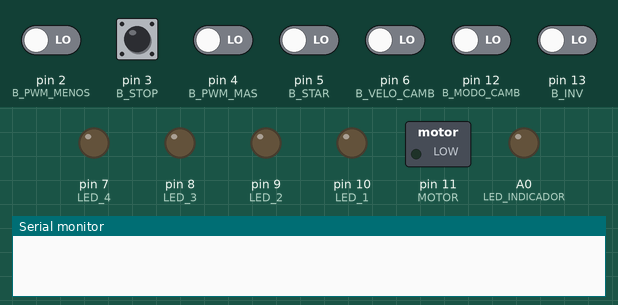
Recording of a sketch running on a simulated Arduino Uno, built with avr-gcc and run on an emulated ATmega328P. On the bench: switched loads named in the sketch (green lamp = pin HIGH), output pins drawn as LEDs (lit = HIGH), the last lines printed to the serial monitor. The inputs (shaded band) are chosen by the test bench; at power-on: pin 2 (B_PWM_MENOS), pin 3 (B_STOP), pin 4 (B_PWM_MAS), pin 5 (B_STAR), pin 6 (B_VELO_CAMB), pin 12 (B_MODO_CAMB), pin 13 (B_INV) LOW.

Above: at 1.2 s.
1.3 s: pin 5 (B_STAR) driven HIGH
At 1.7 s:
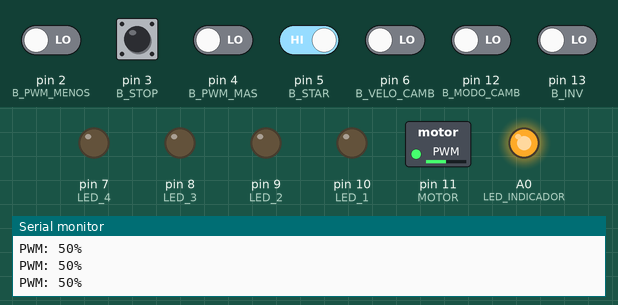
4.3 s: pin 4 (B_PWM_MAS) driven HIGH
At 4.7 s:
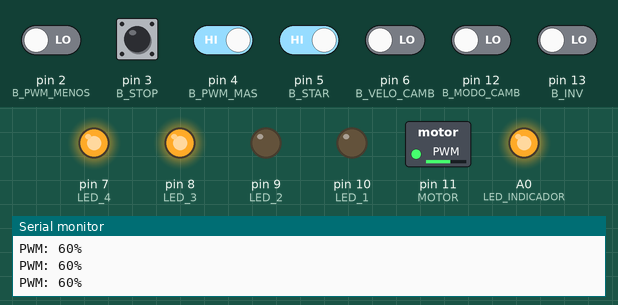
7.3 s: pin 12 (B_MODO_CAMB) driven HIGH
At 7.7 s:
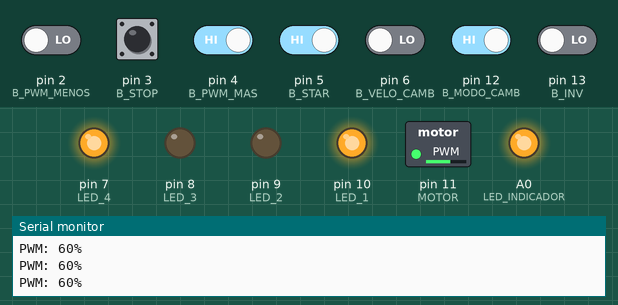
10.3 s: pin 13 (B_INV) driven HIGH
13.3 s: pin 3 (B_STOP) pulled HIGH for 0.15 s
At 14.7 s:
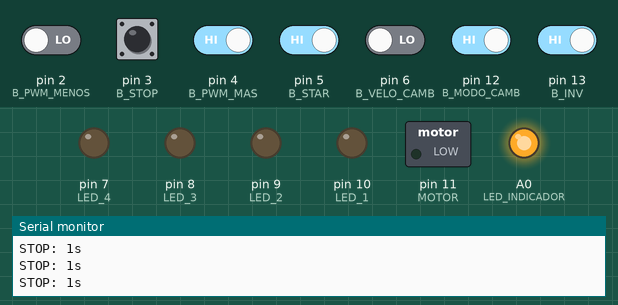
Timing chart, 0 to 16.2 s (numbered marks = the images above; inputs shaded):
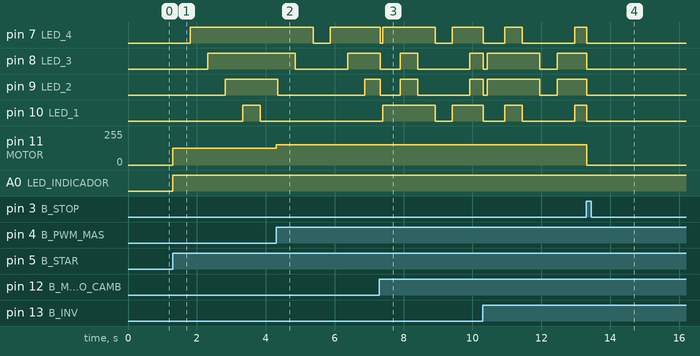

The sketch:

examen_programa.ino
```cpp
#include "declaraciones.h"
#include "maquinaEstados.h"
#include "BOTONES.h"
#include "MOTOR.h"
#include "LEDS.h"

void setup() {
  Serial.begin(9600);
  // Configura el Timer1 para generar una señal PWM de 1 kHz
  TCCR1A = _BV(COM1A1) | _BV(WGM11);
  TCCR1B = _BV(WGM13) | _BV(WGM12) | _BV(CS10);
  ICR1 = 999; // Frecuencia = 16 MHz / (1 * (999 + 1)) = 1 kHz
  OCR1A = round((velocidad * ICR1) / 100); // Ciclo de trabajo = 50%
  DDRB |= _BV(PB3); // Pin 11 como salida
  declaracion();
}

void loop() {
  static unsigned long tiem_modo = 0; // Declaración static dentro de loop()
  static unsigned long STOP_T = 0;    // Declaración static dentro de loop()

  switch (EXAMEN) {
    case START:
      barrido_botones();
      if (BOTONES_nuevo[0] == 1) {
        apagado = millis();
        tiem_modo = millis();
        tiem_frec = millis();
        asignar(TRABAJO);
        digitalWrite(LED_INDICADOR, HIGH);
      }
      break;

    case TRABAJO:
      barrido_botones();

      if (BOTONES_nuevo[3] == 1) {
        STOP_T = millis();
        asignar(STOP);
      }

      BOTONES_AUMENTO_DISMINUCION();
      SELECCION_MODOS_leds();

      if ((millis() - tiem_modo) >= duracion_led) {
        tiem_modo = millis();
        switch (modo) {
          case 1:
            MODO_NORMAL_LEDS();
            break;
          case 2:
            MODO_PARES_LEDS();
            break;
          case 3:
            MODO_NORMAL_LEDS_INVERTIDOS();
            break;
          case 4:
            MODO_PARES_LEDS_INVERTIDOS();
            break;
        }
      }

      if ((millis() - apagado) >= 30000) {
        apagado_leds();
        digitalWrite(LED_INDICADOR, LOW);
        analogWrite(MOTOR, LOW);
        asignar(START);
      }
      break;

    case STOP:
      apagado_leds();
      analogWrite(MOTOR, LOW);

      int valor_T_stop = millis() - STOP_T;

      if ((millis() - STOP_T) >= 10000) {
        asignar(START);
        digitalWrite(LED_INDICADOR, LOW);
      }

      Serial.print("STOP: ");
      Serial.print(valor_T_stop / 1000);
      Serial.println("s");
      break;
  }
}
```

BOTONES.cpp
```cpp
#include "declaraciones.h"

//hace un barrido por todos los botones para guardar sus valores en arreglos
void barrido_botones() {
  BOTONES_viejo[0] = BOTONES_nuevo[0];
  BOTONES_viejo[1] = BOTONES_nuevo[1];
  BOTONES_viejo[2] = BOTONES_nuevo[2];
  BOTONES_viejo[3] = BOTONES_nuevo[3];
  BOTONES_viejo[4] = BOTONES_nuevo[4];
  BOTONES_viejo[5] = BOTONES_nuevo[5];
  BOTONES_viejo[6] = BOTONES_nuevo[6];

  BOTONES_nuevo[0] = digitalRead(B_STAR);
  BOTONES_nuevo[1] = digitalRead(B_PWM_MAS);
  BOTONES_nuevo[2] = digitalRead(B_PWM_MENOS);
  BOTONES_nuevo[3] = digitalRead(B_STOP);
  BOTONES_nuevo[4] = digitalRead(B_VELO_CAMB);
  BOTONES_nuevo[5] = digitalRead(B_MODO_CAMB);
  BOTONES_nuevo[6] = digitalRead(B_INV);
}
```

BOTONES.h
```cpp
#ifndef BOTONES_h
#define BOTONES_h

#include "declaraciones.h"

void barrido_botones();

#endif
```

LEDS.cpp
```cpp
#include "declaraciones.h"

//apaga todos los leds, menos el indicador
void apagado_leds() {
  for (int i = 0; i <= 3; i++) {
    digitalWrite(leds[i], LOW);
    valor_leds[i] = 0;
  }
}

//todo lo relacionado con la seleccion de los modos de encendido y apagado
void SELECCION_MODOS_leds() {
  if ((BOTONES_nuevo[4] == 1) && (BOTONES_nuevo[4] != BOTONES_viejo[4])) {
    apagado = millis();
    if (duracion_led == 500) {
      duracion_led = 250;
    } else {
      duracion_led = 500;
    }
  }

  if ((BOTONES_nuevo[5] == 1) && (BOTONES_nuevo[5] != BOTONES_viejo[5])) {
    apagado = millis();
    switch (modo) {
      case 1:
        modo = 2;
        break;
      case 2:
        modo = 1;
        break;
      case 3:
        modo = 4;
        break;
      case 4:
        modo = 3;
        break;
    }
    apagado_leds();
    low_high = 0;
  }

  if ((BOTONES_nuevo[6] == 1) && (BOTONES_nuevo[6] != BOTONES_viejo[6])) {
    apagado = millis();
    if (modo < 3) {
      modo = modo + 2;
    } else {
      modo = modo - 2;
    }
    apagado_leds();
    low_high = 0;
  }
}

//secuencia de encendidos de led de 4 asta 1 y apagado de 1 asta 4
void MODO_NORMAL_LEDS() {
  if ((valor_leds[0] == low_high) && (valor_leds[3] == low_high)) {
    if (low_high == 0) {
      low_high = 1;
      led_actual = 3;
    } else {
      low_high = 0;
      led_actual = 0;
    }
    valor_leds[led_actual] = low_high;
    digitalWrite(leds[led_actual], low_high);
  } else {
    if (low_high == 0) {
      led_actual = led_actual + 1;
    } else {
      led_actual = led_actual - 1;
    }
    valor_leds[led_actual] = low_high;
    digitalWrite(leds[led_actual], low_high);
  }
}

//encendido de leds en pares de 1y4, 2y3. asi mismo de los apagados
void MODO_PARES_LEDS() {
  if ((valor_leds[0] == low_high) && (valor_leds[1] == low_high)) {
    if (low_high == 0) {
      low_high = 1;
      digitalWrite(leds[0], low_high);
      valor_leds[0] = low_high;
      digitalWrite(leds[3], low_high);
      valor_leds[3] = low_high;
    } else {
      low_high = 0;
      digitalWrite(leds[2], low_high);
      valor_leds[2] = low_high;
      digitalWrite(leds[1], low_high);
      valor_leds[1] = low_high;
    }
  } else {
    if (low_high == 0) {
      digitalWrite(leds[3], low_high);
      valor_leds[3] = low_high;
      digitalWrite(leds[0], low_high);
      valor_leds[0] = low_high;
    } else {
      digitalWrite(leds[1], low_high);
      valor_leds[1] = low_high;
      digitalWrite(leds[2], low_high);
      valor_leds[2] = low_high;
    }
  }
}

//secuencia de encendidos de led de 1 asta 4 y apagado de 4 asta 1
void MODO_NORMAL_LEDS_INVERTIDOS() {
  if ((valor_leds[0] == low_high) && (valor_leds[3] == low_high)) {
    if (low_high == 0) {
      low_high = 1;
      led_actual = 0;
    } else {
      low_high = 0;
      led_actual = 3;
    }
    digitalWrite(leds[led_actual], low_high);
    valor_leds[led_actual] = low_high;
  } else {
    if (low_high == 0) {
      led_actual = led_actual - 1;
    } else {
      led_actual = led_actual + 1;
    }
    digitalWrite(leds[led_actual], low_high);
    valor_leds[led_actual] = low_high;
  }
}

//encendido de leds en pares de 2y3, 1y4. asi mismo de los apagados
void MODO_PARES_LEDS_INVERTIDOS() {
  if ((valor_leds[0] == low_high) && (valor_leds[1] == low_high)) {
    if (low_high == 0) {
      low_high = 1;
      digitalWrite(leds[1], low_high);
      digitalWrite(leds[2], low_high);
      valor_leds[1] = low_high;
      valor_leds[2] = low_high;
    } else {
      low_high = 0;
      digitalWrite(leds[3], low_high);
      digitalWrite(leds[0], low_high);
      valor_leds[3] = low_high;
      valor_leds[0] = low_high;
    }
  } else {
    if (low_high == 0) {
      digitalWrite(leds[1], low_high);
      digitalWrite(leds[2], low_high);
      valor_leds[1] = low_high;
      valor_leds[2] = low_high;
    } else {
      digitalWrite(leds[3], low_high);
      digitalWrite(leds[0], low_high);
      valor_leds[3] = low_high;
      valor_leds[0] = low_high;
    }
  }
}
```

LEDS.h
```cpp
#ifndef LEDS_h
#define LEDS_h

#include "declaraciones.h"

void SELECCION_MODOS_leds();
void apagado_leds();
void MODO_NORMAL_LEDS();
void MODO_PARES_LEDS();
void MODO_NORMAL_LEDS_INVERTIDOS();
void MODO_PARES_LEDS_INVERTIDOS();

#endif
```

MOTOR.cpp
```cpp
#include "declaraciones.h"

void cambiarFrecuenciaPWM(int frecuencia) {
  switch (frecuencia) {
    case 100:
      TCCR1B = _BV(WGM13) | _BV(WGM12) | _BV(CS11); // Prescaler = 8
      ICR1 = 19999; // Frecuencia ≈ 100 Hz
      break;
    case 1000:
      TCCR1B = _BV(WGM13) | _BV(WGM12) | _BV(CS10); // Prescaler = 1
      ICR1 = 999; // Frecuencia = 1 kHz
      break;
    default:
      // Manejar error: frecuencia no soportada
      break;
  }
  OCR1A = round((velocidad * ICR1) / 100);
}

//revisa los botones nuevos y viejos para aumentar pwm o disminuir, cambiarfrecuencia, actualizar el motor y imprimir en el serial el pwm
void BOTONES_AUMENTO_DISMINUCION() {
  if ((BOTONES_nuevo[1] && BOTONES_nuevo[2]) == 1) {
    apagado = millis();
    if (dis_aum == 1) {
      if ((millis() - tiem_frec) >= 1000) {
        dis_aum = 0;
        if (frecuencia == 100) {
          frecuencia = 1000;
          cambiarFrecuenciaPWM(frecuencia);
        } else {
          frecuencia = 100;
          cambiarFrecuenciaPWM(frecuencia);
        }
      }
    } else {
      dis_aum = 1;
      tiem_frec = millis();
    }
  } else {
    dis_aum = 0;
    if ((BOTONES_nuevo[1] == 1) && (BOTONES_nuevo[1] != BOTONES_viejo[1])) {
      apagado = millis();
      if (velocidad < 100) {
        velocidad = velocidad + 10;
      }
    } else if ((BOTONES_nuevo[2] == 1) && (BOTONES_nuevo[2] != BOTONES_viejo[2])) {
      apagado = millis();
      if (velocidad > 0) {
        velocidad = velocidad - 10;
      }
    }
  }
  cambiarFrecuenciaPWM(frecuencia);
  Serial.print("PWM: ");
  Serial.print(velocidad);
  Serial.println("%");
  analogWrite(MOTOR, ((velocidad * 255) / 100));
}
```

MOTOR.h
```cpp
#ifndef MOTOR_h
#define MOTOR_h

#include "declaraciones.h"

void cambiarFrecuenciaPWM(int frecuencia);
void BOTONES_AUMENTO_DISMINUCION();

#endif
```

constantes.cpp
```cpp
#include "declaraciones.h"

const int MOTOR = 11;
const int B_STAR = 5;
const int B_PWM_MAS = 4;
const int B_PWM_MENOS = 2;
const int B_STOP = 3;
const int B_VELO_CAMB = 6;
const int B_MODO_CAMB = 12;
const int B_INV = 13;
const int LED_1 = 10;
const int LED_2 = 9;
const int LED_3 = 8;
const int LED_4 = 7;
const int LED_INDICADOR = A0;
```

declaraciones.cpp
```cpp
#include "declaraciones.h"

void declaracion() {
  pinMode(MOTOR, OUTPUT);
  analogWrite(MOTOR, LOW);

  pinMode(B_STAR, INPUT);
  pinMode(B_PWM_MAS, INPUT);
  pinMode(B_PWM_MENOS, INPUT);
  pinMode(B_STOP, INPUT);
  pinMode(B_VELO_CAMB, INPUT);
  pinMode(B_MODO_CAMB, INPUT);
  pinMode(B_INV, INPUT);

  pinMode(LED_1, OUTPUT);
  pinMode(LED_2, OUTPUT);
  pinMode(LED_3, OUTPUT);
  pinMode(LED_4, OUTPUT);
  pinMode(LED_INDICADOR, OUTPUT);
  digitalWrite(LED_1, LOW);
  digitalWrite(LED_2, LOW);
  digitalWrite(LED_3, LOW);
  digitalWrite(LED_4, LOW);
  digitalWrite(LED_INDICADOR, LOW);
}
```

declaraciones.h
```cpp
#ifndef declaraciones_h
#define declaraciones_h

#include <Arduino.h>

// Pines
extern const int MOTOR;
extern const int B_STAR;
extern const int B_PWM_MAS;
extern const int B_PWM_MENOS;
extern const int B_STOP;
extern const int B_VELO_CAMB;
extern const int B_MODO_CAMB;
extern const int B_INV;
extern const int LED_1;
extern const int LED_2;
extern const int LED_3;
extern const int LED_4;
extern const int LED_INDICADOR;

// Variables globales
extern unsigned long apagado;
extern unsigned long tiem_frec;
extern int velocidad;
extern int frecuencia;
extern int dis_aum;
extern int modo;
extern int duracion_led;
extern int leds[4];
extern int valor_leds[4];
extern int led_actual;
extern int low_high;
extern unsigned int BOTONES_nuevo[];
extern unsigned int BOTONES_viejo[];

// Funciones
void declaracion();
void cambiarFrecuenciaPWM(int frecuencia);
void barrido_botones();
void BOTONES_AUMENTO_DISMINUCION();
void SELECCION_MODOS_leds();
void apagado_leds();
void MODO_NORMAL_LEDS();
void MODO_PARES_LEDS();
void MODO_NORMAL_LEDS_INVERTIDOS();
void MODO_PARES_LEDS_INVERTIDOS();

#endif
```

maquinaEstados.cpp
```cpp
#include "maquinaEstados.h"

/*funcion para asignar un nuevo estado para la maquina de estados*/
void asignar(ESTADOS eleccion) {
  EXAMEN = eleccion;
}
```

maquinaEstados.h
```cpp
#ifndef maquinaEstados_h
#define maquinaEstados_h

#include "declaraciones.h"

/* Maquina de estados */
enum ESTADOS {
  START,
  TRABAJO,
  STOP
};

extern ESTADOS EXAMEN;

void asignar(ESTADOS eleccion);

#endif
```

variables_globales.cpp
```cpp
#include "declaraciones.h"
#include "maquinaEstados.h"

//para saber que tiempo lleva sin cambios de botones
/*requerido por "BOTONES.h"*/
unsigned long apagado = 0;
//para contar tiempo faltante para cambio de frecuencia
/*requerido por "MOTOR.h"*/
unsigned long tiem_frec = 0;
//la velocidad del PWM que se tiene en el sistema (duty cycle)
/*requerido por "MOTOR.h"*/
int velocidad = 50;
//es el valor de la frecuencia que se tiene en el sistema
/*requerido por "MOTOR.h"*/
int frecuencia = 0;
/*variable sirve para refrescar el contador "tiem_frec" para arrancar a contar el segundo correspondiente a el cambio de frecuencia*/
/*dis_aum=0-->no se a actualizado el contador*/
/*dis_aum=1-->se actualizo el contador*/
/*requerido por "MOTOR.h"*/
int dis_aum = 0;
//para indicar el caso que tiene que tener el juego de leds
/*modo=1-->modo normal*/
/*modo=2-->modo escalado por parejas*/
/*modo=3-->modo normal invertido*/
/*modo=4-->modo escalado por parejas invertido*/
/*requerido por "LEDS.h"*/
int modo = 1;
//tiempo que debe tardarse el led en encender
/*requerido por "LEDS.h"*/
int duracion_led = 500;
//pines de los leds guardados en orden
/*requerido por "LEDS.h"*/
int leds[4] = {LED_1, LED_2, LED_3, LED_4};
//valores de los leds guardados
/*requerido por "LEDS.h"*/
int valor_leds[4] = {0, 0, 0, 0};
//para saber la posicion en el orden correspondiente de los leds
/*requerido por "LEDS.h"*/
int led_actual = 0;
//para saber si estan prendiendo o apagando los leds
/*requerido por "LEDS.h"*/
int low_high = 0;
/*posicion en que guarda la informacion de botones*/
/*[0]B_STAR*/
/*[1]B_PWM_MAS*/
/*[2]B_PWM_MENOS*/
/*[3]B_STOP*/
/*[4]B_VELO_CAMB*/
/*[5]B_MODO_CAMB*/
/*[6]B_INV*/
/*requerido por "MOTOR.h"*/
/*requerido por "LEDS.h"*/
//requerido por "BOTONES.h" pociciones de guardado:
unsigned int BOTONES_nuevo[] = {0, 0, 0, 0, 0, 0, 0};
/*posicion en que guarda la informacion de botones*/
/*[0]B_STAR*/
/*[1]B_PWM_MAS*/
/*[2]B_PWM_MENOS*/
/*[3]B_STOP*/
/*[4]B_VELO_CAMB*/
/*[5]B_MODO_CAMB*/
/*[6]B_INV*/
/*pociciones de guardado:*/
/*requerido por "BOTONES.h"*/
/*requerido por "LEDS.h"*/
/*requerido por "MOTOR.h"*/
unsigned int BOTONES_viejo[] = {0, 0, 0, 0, 0, 0, 0};
//creacion de la varieble examen que me cambia los estados
ESTADOS EXAMEN = START;
```

Measured:
- after the input at 1.3 s, pin 7 (LED_4): LOW → HIGH after 0.50 s; pin 8 (LED_3): LOW → HIGH after 1.0 s; pin 9 (LED_2): LOW → HIGH after 1.5 s; pin 10 (LED_1): LOW → HIGH after 2.0 s, → LOW 0.51 s later; pin 11 (MOTOR): 0/255 → 127/255 at once
- after the input at 4.3 s, pin 11 (MOTOR): 127/255 → 153/255 at once
- after the input at 7.3 s, pin 8 (LED_3): HIGH → LOW after 0.02 s instead of 1.6 s; pin 9 (LED_2): HIGH → LOW after 0.02 s instead of 1.1 s
- after the input at 13.3 s, pin 11 (MOTOR): 153/255 → 0/255 at once
